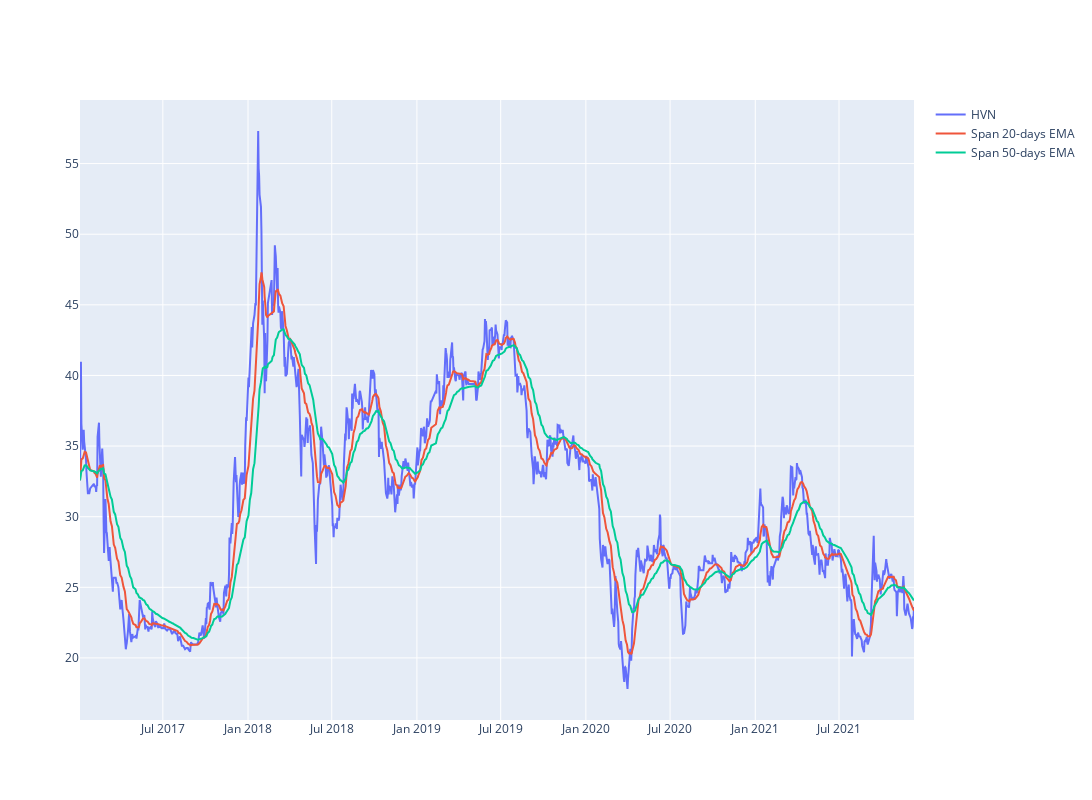

Notebook cell for this chart:
### Code cell
#plot linechart for stock price
short_rolling = df['<Close>'].rolling(window=20).mean()

ema_long = df['<Close>'].ewm(span=50, adjust=False).mean()
ema_short = df['<Close>'].ewm(span=20, adjust=False).mean()
line_price = df['<Close>']
fig = go.Figure()
#px.line(df_hpg, x='datetime', y='<Close>', labels={'x':'Date', 'y':'Price'})
fig.update_layout(  autosize=False,   width=1200,    height=800)
fig.add_trace(go.Scatter(x=df.datetime, y=line_price, 
                        mode='lines', name=stock))

fig.add_trace(go.Scatter(x=df.datetime, y=ema_short, 
                        mode='lines', name='Span 20-days EMA'))

fig.add_trace(go.Scatter(x=df.datetime, y=ema_long, 
                        mode='lines', name='Span 50-days EMA'))

### Figure 1 — Plotly figure (JSON) as saved in the notebook; plotly's stock layout.template omitted (floating-point values rounded to 4 significant figures; data arrays with more than 128 entries replaced by an {"elided": "..."} marker saying what was removed)
{"data": [{"mode": "lines", "name": "HVN", "type": "scatter", "x": {"elided": "1237 str values"}, "y": {"elided": "1237 float values"}}, {"mode": "lines", "name": "Span 20-days EMA", "type": "scatter", "x": {"elided": "1237 str values"}, "y": {"elided": "1237 float values"}}, {"mode": "lines", "name": "Span 50-days EMA", "type": "scatter", "x": {"elided": "1237 str values"}, "y": {"elided": "1237 float values"}}], "layout": {"autosize": false, "height": 800, "width": 1200}}
